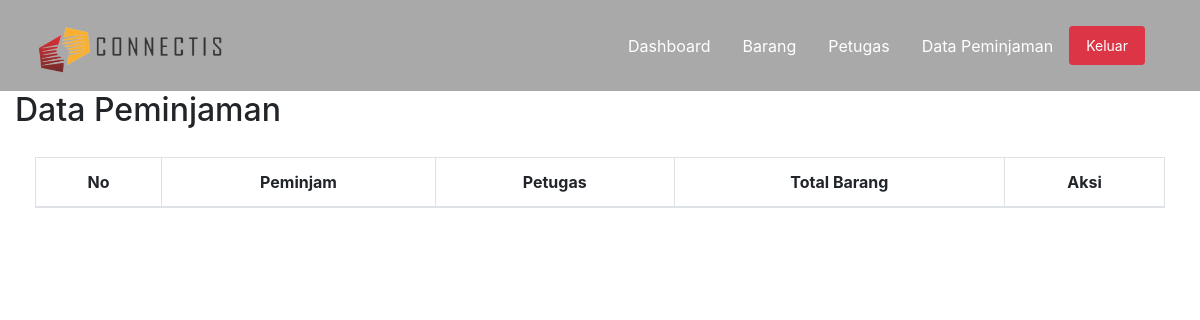
The page /admin/data-peminjaman.php (signed in) on the database as committed earlier.
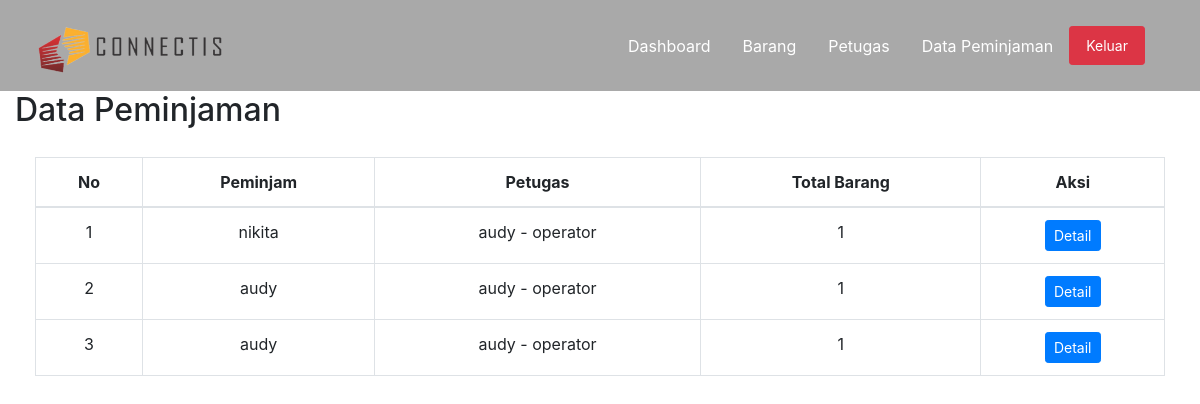
The same page on the database as committed later.
### tables this page shows
CREATE TABLE `peminjaman` (
  `id_peminjaman` int NOT NULL,
  `peminjam` varchar(50) NOT NULL,
  `id_user` int NOT NULL,
  `tgl_pinjam` date NOT NULL
);

CREATE TABLE `users` (
  `id_user` int NOT NULL,
  `nama` varchar(50) NOT NULL,
  `username` varchar(30) NOT NULL,
  `password` varchar(100) NOT NULL,
  `id_level` enum('1','2') NOT NULL
);

### admin/data-peminjaman.php (called while the page is built, shortened)
<?php
require_once '../config/db.php';
$sql = "SELECT
peminjaman.*,
users.*,
(
SELECT
    COUNT(detail_pinjam.id_barang) AS total_barang
FROM
    detail_pinjam
WHERE
    peminjaman.id_peminjaman = detail_pinjam.id_peminjaman AND detail_pinjam.tgl_kembali IS NULL
) as total_barang
FROM
peminjaman
JOIN users ON peminjaman.id_user = users.id_user
JOIN detail_pinjam ON detail_pinjam.id_peminjaman = peminjaman.id_peminjaman
WHERE
EXISTS(
SELECT
    *
FROM
    detail_pinjam
WHERE
    peminjaman.id_peminjaman = detail_pinjam.id_peminjaman AND detail_pinjam.tgl_kembali IS NULL
)
GROUP BY
peminjaman.id_peminjaman;;";
$query = $conn->query($sql);
$data_peminjaman = $query->fetch_all(MYSQLI_ASSOC);
$no = 1;
require_once 'include/header.php';
require_once 'include/dtlpeminjaman.php';
require_once 'include/footer.php';
?>

### admin/include/dtlpeminjaman.php (the view, shortened to what this page needs)
<div class="container-fluid">
 <div class="row">
  <div class="col">
   <h2>Data Peminjaman</h2>
  </div>
 </div>
<div class="card-body">
 <table id="table" class="table table-bordered text-center" width="100%">
  <thead>
   <tr>
    <th>No</th>
    <th>Peminjam</th>
    <th>Petugas</th>
    <th>Total Barang</th>
    <th>Aksi</th>
   </tr>
  </thead>
  <tbody>
   <?php foreach ($data_peminjaman as $data) :
   ?>
   <tr>
    <td><?= $no++; ?></td>
    <td><?= $data['peminjam']; ?></td>
    <td><?= $data['nama']; ?></td>
    <td><?= $data['total_barang']; ?></td>
    <td>
        <div class="d-inline">
            <a href="detail-pinjam.php?id=<?= $data['id_peminjaman']; ?>" class="btn btn-primary btn-sm">Detail</a>
        </div>
    </td>
   </tr>
   <?php endforeach; ?>
  </tbody>
 </table>
 </div>
</div>

### admin/include/header.php (shortened to what this page needs)
<!doctype html>
<html lang="en">
  <head>
    <link href="https://cdn.jsdelivr.net/npm/bootstrap@5.1.3/dist/css/bootstrap.min.css" rel="stylesheet">
    <link rel="stylesheet" href="https://cdn.datatables.net/1.13.6/css/dataTables.bootstrap4.min.css">
    <link rel="stylesheet" href="https://cdnjs.cloudflare.com/ajax/libs/twitter-bootstrap/4.5.2/css/bootstrap.css">
  </head>
  <body>
        <nav class="navbar navbar-expand-lg navbar-light" style="background-color: #A9A9A9;">
        <div class="container-fluid">
            <a class="navbar-brand" href="#">
                  <img src="http://localhost/app_inv/gambar%20logo%20connectis.png" alt="" width="200" height="65">
            </a>
            <div class="navbar navbar-light" style="background-color: #A9A9A9;" id="navbarNav">
            <ul class="nav justify-content-end">
                  <li class="nav-item">
                        <a class="nav-link text-white" href="../admin/index.php">Dashboard <span class="sr-only"></span></a>
                  </li>
                  <li class="nav-item">
                        <a class="nav-link text-white" href="../admin/data-barang.php">Barang</a>
                  </li>
                  <li class="nav-item">
                        <a class="nav-link text-white" href="../admin/data-petugas.php">Petugas</a>
                  </li>
                  <li class="nav-item">
                        <a class="nav-link text-white" href="../admin/data-peminjaman.php">Data Peminjaman</a>
                  </li>
                  <li class="nav-item">
                        <a class="nav-link btn btn-danger btn-sm text-white me-md-2" href="logout.php">Keluar</a>
                  </li>
            </ul>
            </div>
        </div>
        </nav>

### admin/include/footer.php (shortened to what this page needs)
  </body>
</html>

Rows that differ between the two databases and show on the page:
added peminjaman: peminjam "nikita", id_user.nama "audy - operator", total_barang "1"
added peminjaman: peminjam "audy", id_user.nama "audy - operator", total_barang "1"
added peminjaman: peminjam "audy", id_user.nama "audy - operator", total_barang "1"
